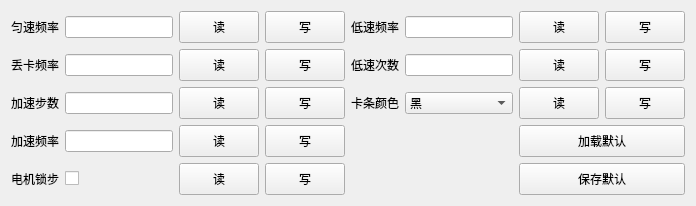
     <widget class="QWidget" name="tab_5">
      <attribute name="title">
       <string>电机参数</string>
      </attribute>
      <layout class="QGridLayout" name="gridLayout">
       <item row="0" column="0">
        <widget class="QLabel" name="label_39">
         <property name="text">
          <string>匀速频率</string>
         </property>
        </widget>
       </item>
       <item row="0" column="1">
        <widget class="QLineEdit" name="lineEdit_std_yunsu">
         <property name="focusPolicy">
          <enum>Qt::ClickFocus</enum>
         </property>
        </widget>
       </item>
       <item row="0" column="2">
        <widget class="QPushButton" name="pushButton_read_yunsu">
         <property name="minimumSize">
          <size>
           <width>64</width>
           <height>32</height>
          </size>
         </property>
         <property name="text">
          <string>读</string>
         </property>
        </widget>
       </item>
       <item row="0" column="3">
        <widget class="QPushButton" name="pushButton_write_yunsu">
         <property name="minimumSize">
          <size>
           <width>64</width>
           <height>32</height>
          </size>
         </property>
         <property name="text">
          <string>写</string>
         </property>
        </widget>
       </item>
       <item row="0" column="4">
        <widget class="QLabel" name="label_44">
         <property name="text">
          <string>低速频率</string>
         </property>
        </widget>
       </item>
       <item row="0" column="5">
        <widget class="QLineEdit" name="lineEdit_std_disupinlv">
         <property name="focusPolicy">
          <enum>Qt::ClickFocus</enum>
         </property>
        </widget>
       </item>
       <item row="0" column="6">
        <widget class="QPushButton" name="pushButton_read_disupinlv">
         <property name="minimumSize">
          <size>
           <width>64</width>
           <height>32</height>
          </size>
         </property>
         <property name="text">
          <string>读</string>
         </property>
        </widget>
       </item>
       <item row="0" column="7">
        <widget class="QPushButton" name="pushButton_write_disupinlv">
         <property name="minimumSize">
          <size>
           <width>64</width>
           <height>32</height>
          </size>
         </property>
         <property name="text">
          <string>写</string>
         </property>
        </widget>
       </item>
       <item row="1" column="0">
        <widget class="QLabel" name="label_40">
         <property name="text">
          <string>丢卡频率</string>
         </property>
        </widget>
       </item>
       <item row="1" column="1">
        <widget class="QLineEdit" name="lineEdit_std_diukapinlv">
         <property name="focusPolicy">
          <enum>Qt::ClickFocus</enum>
         </property>
        </widget>
       </item>
       <item row="1" column="2">
        <widget class="QPushButton" name="pushButton_read_diuka">
         <property name="minimumSize">
          <size>
           <width>64</width>
           <height>32</height>
          </size>
         </property>
         <property name="text">
          <string>读</string>
         </property>
        </widget>
       </item>
       <item row="1" column="3">
        <widget class="QPushButton" name="pushButton_write_diuka">
         <property name="minimumSize">
          <size>
           <width>64</width>
           <height>32</height>
          </size>
         </property>
         <property name="text">
          <string>写</string>
         </property>
        </widget>
       </item>
       <item row="1" column="4">
        <widget class="QLabel" name="label_46">
         <property name="text">
          <string>低速次数</string>
         </property>
        </widget>
       </item>
       <item row="1" column="5">
        <widget class="QLineEdit" name="lineEdit_std_disucishu">
         <property name="focusPolicy">
          <enum>Qt::ClickFocus</enum>
         </property>
        </widget>
       </item>
       <item row="1" column="6">
        <widget class="QPushButton" name="pushButton_read_disucishu">
         <property name="minimumSize">
          <size>
           <width>64</width>
           <height>32</height>
          </size>
         </property>
         <property name="text">
          <string>读</string>
         </property>
        </widget>
       </item>
       <item row="1" column="7">
        <widget class="QPushButton" name="pushButton_write_disucishu">
         <property name="minimumSize">
          <size>
           <width>64</width>
           <height>32</height>
          </size>
         </property>
         <property name="text">
          <string>写</string>
         </property>
        </widget>
       </item>
       <item row="2" column="0">
        <widget class="QLabel" name="label_42">
         <property name="text">
          <string>加速步数</string>
         </property>
        </widget>
       </item>
       <item row="2" column="1">
        <widget class="QLineEdit" name="lineEdit_std_jiasubushu">
         <property name="focusPolicy">
          <enum>Qt::ClickFocus</enum>
         </property>
        </widget>
       </item>
       <item row="2" column="2">
        <widget class="QPushButton" name="pushButton_read_jiasubushu">
         <property name="minimumSize">
          <size>
           <width>64</width>
           <height>32</height>
          </size>
         </property>
         <property name="text">
          <string>读</string>
         </property>
        </widget>
       </item>
       <item row="2" column="3">
        <widget class="QPushButton" name="pushButton_write_jiasubushu">
         <property name="minimumSize">
          <size>
           <width>64</width>
           <height>32</height>
          </size>
         </property>
         <property name="text">
          <string>写</string>
         </property>
        </widget>
       </item>
       <item row="2" column="4">
        <widget class="QLabel" name="label_47">
         <property name="text">
          <string>卡条颜色</string>
         </property>
        </widget>
       </item>
       <item row="2" column="5">
        <widget class="QComboBox" name="comboBox_yanse">
         <item>
          <property name="text">
           <string>黑</string>
          </property>
         </item>
         <item>
          <property name="text">
           <string>白</string>
          </property>
         </item>
        </widget>
       </item>
       <item row="2" column="6">
        <widget class="QPushButton" name="pushButton_read_yanse">
         <property name="minimumSize">
          <size>
           <width>64</width>
           <height>32</height>
          </size>
         </property>
         <property name="text">
          <string>读</string>
         </property>
        </widget>
       </item>
       <item row="2" column="7">
        <widget class="QPushButton" name="pushButton_write_yanse">
         <property name="minimumSize">
          <size>
           <width>64</width>
           <height>32</height>
          </size>
         </property>
         <property name="text">
          <string>写</string>
         </property>
        </widget>
       </item>
       <item row="3" column="0">
        <widget class="QLabel" name="label_43">
         <property name="text">
          <string>加速频率</string>
         </property>
        </widget>
       </item>
       <item row="3" column="1">
        <widget class="QLineEdit" name="lineEdit_std_jiasupinlv">
         <property name="focusPolicy">
          <enum>Qt::ClickFocus</enum>
         </property>
        </widget>
       </item>
       <item row="3" column="2">
        <widget class="QPushButton" name="pushButton_read_jiasupinlv">
         <property name="minimumSize">
          <size>
           <width>64</width>
           <height>32</height>
          </size>
         </property>
         <property name="text">
          <string>读</string>
         </property>
        </widget>
       </item>
       <item row="3" column="3">
        <widget class="QPushButton" name="pushButton_write_jiasupinlv">
         <property name="minimumSize">
          <size>
           <width>64</width>
           <height>32</height>
          </size>
         </property>
         <property name="text">
          <string>写</string>
         </property>
        </widget>
       </item>
       <item row="4" column="0">
        <widget class="QLabel" name="label_41">
         <property name="text">
          <string>电机锁步</string>
         </property>
        </widget>
       </item>
       <item row="4" column="1">
        <widget class="QCheckBox" name="checkBox_suobu">
         <property name="text">
          <string/>
         </property>
        </widget>
       </item>
       <item row="4" column="2">
        <widget class="QPushButton" name="pushButton_pushButton_read_suobu">
         <property name="minimumSize">
          <size>
           <width>64</width>
           <height>32</height>
          </size>
         </property>
         <property name="text">
          <string>读</string>
         </property>
        </widget>
       </item>
       <item row="4" column="3">
        <widget class="QPushButton" name="pushButton_write_suobu">
         <property name="minimumSize">
          <size>
           <width>64</width>
           <height>32</height>
          </size>
         </property>
         <property name="text">
          <string>写</string>
         </property>
        </widget>
       </item>
       <item row="4" column="6" colspan="2">
        <widget class="QPushButton" name="pushButton_save_dianji">
         <property name="minimumSize">
          <size>
           <width>64</width>
           <height>32</height>
          </size>
         </property>
         <property name="text">
          <string>保存默认</string>
         </property>
        </widget>
       </item>
       <item row="3" column="6" colspan="2">
        <widget class="QPushButton" name="pushButton_change_dianji">
         <property name="minimumSize">
          <size>
           <width>64</width>
           <height>32</height>
          </size>
         </property>
         <property name="text">
          <string>加载默认</string>
         </property>
        </widget>
       </item>
      </layout>
     </widget>
